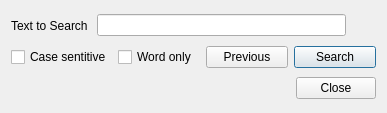
<?xml version="1.0" encoding="UTF-8"?>
<ui version="4.0">
 <class>DialogSearch</class>
 <widget class="QDialog" name="DialogSearch">
  <property name="geometry">
   <rect>
    <x>0</x>
    <y>0</y>
    <width>387</width>
    <height>113</height>
   </rect>
  </property>
  <property name="windowTitle">
   <string>Search</string>
  </property>
  <layout class="QHBoxLayout" name="horizontalLayout_4">
   <item>
    <layout class="QVBoxLayout" name="verticalLayout">
     <item>
      <layout class="QHBoxLayout" name="horizontalLayout_2">
       <item>
        <widget class="QLabel" name="labelTextToSearch">
         <property name="text">
          <string>Text to Search </string>
         </property>
        </widget>
       </item>
       <item>
        <widget class="QLineEdit" name="lineEditTextToSearch"/>
       </item>
       <item>
        <widget class="QToolButton" name="tooButtonErase">
         <property name="icon">
          <iconset resource="../Resources/resources.qrc">
           <normaloff>:/Image/Images/cross.png</normaloff>:/Image/Images/cross.png</iconset>
         </property>
         <property name="autoRaise">
          <bool>true</bool>
         </property>
        </widget>
       </item>
      </layout>
     </item>
     <item>
      <layout class="QHBoxLayout" name="horizontalLayout">
       <item>
        <widget class="QCheckBox" name="checkBoxCaseSenstitve">
         <property name="text">
          <string>Case sentitive</string>
         </property>
        </widget>
       </item>
       <item>
        <widget class="QCheckBox" name="checkBoxWordONly">
         <property name="text">
          <string>Word only</string>
         </property>
        </widget>
       </item>
       <item>
        <widget class="QPushButton" name="pushButtonPrevious">
         <property name="text">
          <string>Previous</string>
         </property>
         <property name="autoDefault">
          <bool>false</bool>
         </property>
        </widget>
       </item>
       <item>
        <widget class="QPushButton" name="pushButtonSearch">
         <property name="text">
          <string>Search</string>
         </property>
         <property name="default">
          <bool>true</bool>
         </property>
        </widget>
       </item>
      </layout>
     </item>
     <item>
      <layout class="QHBoxLayout" name="horizontalLayout_3">
       <item>
        <spacer name="horizontalSpacer">
         <property name="orientation">
          <enum>Qt::Horizontal</enum>
         </property>
         <property name="sizeHint" stdset="0">
          <size>
           <width>40</width>
           <height>20</height>
          </size>
         </property>
        </spacer>
       </item>
       <item>
        <widget class="QPushButton" name="pushButtonClose">
         <property name="text">
          <string>Close</string>
         </property>
         <property name="autoDefault">
          <bool>false</bool>
         </property>
        </widget>
       </item>
      </layout>
     </item>
    </layout>
   </item>
  </layout>
 </widget>
 <resources>
  <include location="../Resources/resources.qrc"/>
 </resources>
 <connections/>
</ui>
